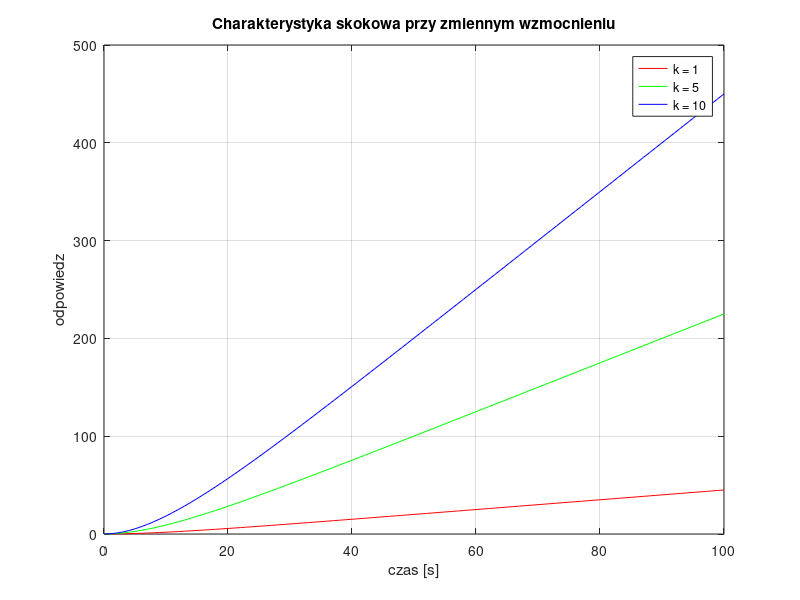
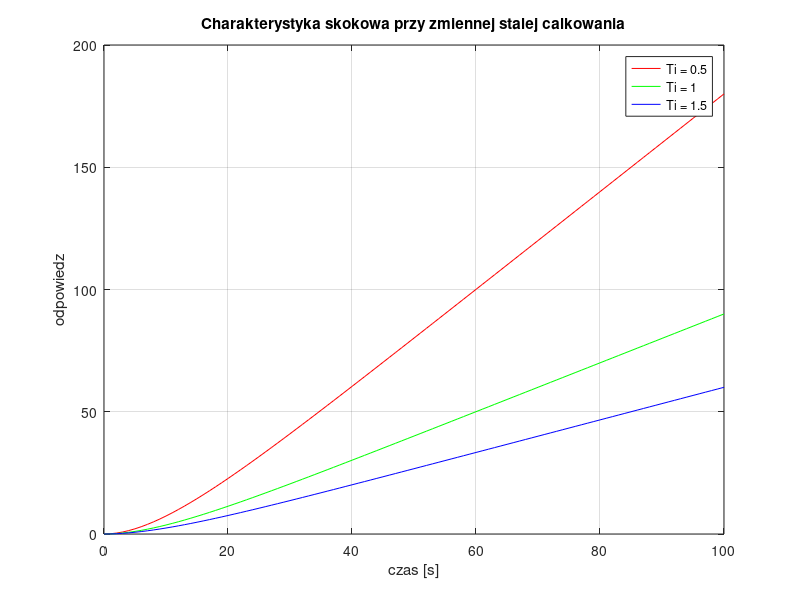
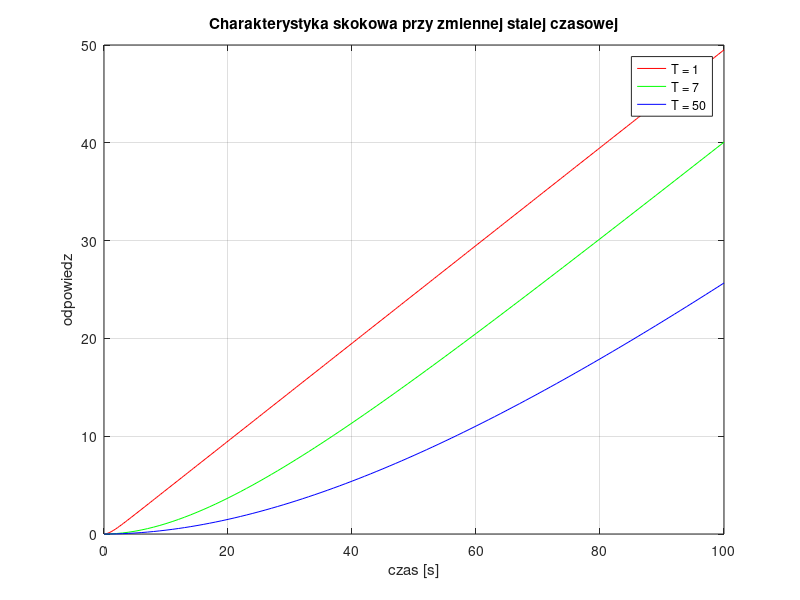
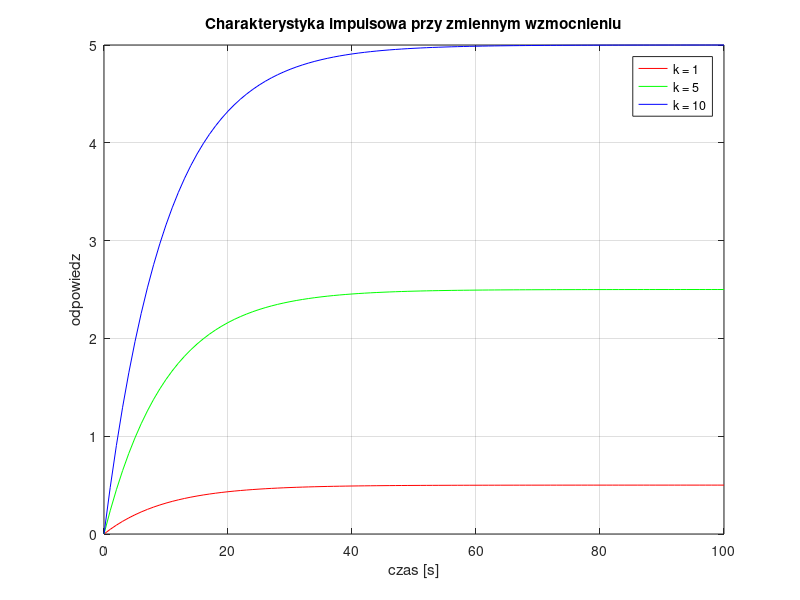

Source code (MATLAB) for these figures, in order:
clear all; close all;

% Obiekt calkujacy z inercja I rzedu
% ************************************************************************
% Charakterystyka skokowa
% ************************************************************************
figure(1)
k = 1; T = 10; Ti = 2;
g = tf([k], [T*Ti, Ti, 0] );
[y1 t1] = step(g, 100);

k = 5; T = 10; Ti = 2;
g = tf([k], [T*Ti, Ti, 0] );
[y2 t2] = step(g, 100);

k = 10; T = 10; Ti = 2;
g = tf([k], [T*Ti, Ti, 0] );
[y3 t3] = step(g, 100);

plot(t1, y1, 'r', t2, y2, 'g', t3, y3, 'b')
grid on
title('Charakterystyka skokowa przy zmiennym wzmocnieniu')
xlabel('czas [s]')
ylabel('odpowiedz')
legend('k = 1','k = 5','k = 10')
% ************************************************************************
figure(2)
k = 1; T = 10; Ti = 0.5;
g = tf([k], [T*Ti, Ti, 0] );
[y1 t1] = step(g, 100);

k = 1; T = 10; Ti = 1;
g = tf([k], [T*Ti, Ti, 0] );
[y2 t2] = step(g, 100);

k = 1; T = 10; Ti = 1.5;
g = tf([k], [T*Ti, Ti, 0] );
[y3 t3] = step(g, 100);

plot(t1, y1, 'r', t2, y2, 'g', t3, y3, 'b')
grid on
title('Charakterystyka skokowa przy zmiennej stalej calkowania')
xlabel('czas [s]')
ylabel('odpowiedz')
legend('Ti = 0.5','Ti = 1','Ti = 1.5')
% ************************************************************************
figure(3)
k = 1; T = 1; Ti = 2;
g = tf([k], [T*Ti, Ti, 0] );
[y1 t1] = step(g, 100);

k = 1; T = 20; Ti = 2;
g = tf([k], [T*Ti, Ti, 0] );
[y2 t2] = step(g, 100);

k = 1; T = 60; Ti = 2;
g = tf([k], [T*Ti, Ti, 0] );
[y3 t3] = step(g, 100);

plot(t1, y1, 'r', t2, y2, 'g', t3, y3, 'b')
grid on
title('Charakterystyka skokowa przy zmiennej stalej czasowej')
xlabel('czas [s]')
ylabel('odpowiedz')
legend('T = 1','T = 7','T = 50')
% ************************************************************************
% Charakterystyka impulsowa
% ************************************************************************
figure(4)
k = 1; T = 10; Ti = 2;
g = tf([k], [T*Ti, Ti, 0] );
[y1 t1] = impulse(g, 100);

k = 5; T = 10; Ti = 2;
g = tf([k], [T*Ti, Ti, 0] );
[y2 t2] = impulse(g, 100);

k = 10; T = 10; Ti = 2;
g = tf([k], [T*Ti, Ti, 0] );
[y3 t3] = impulse(g, 100);

plot(t1, y1, 'r', t2, y2, 'g', t3, y3, 'b')
grid on
title('Charakterystyka impulsowa przy zmiennym wzmocnieniu')
xlabel('czas [s]')
ylabel('odpowiedz')
legend('k = 1','k = 5','k = 10')
% ************************************************************************
figure(5)
k = 1; T = 10; Ti = 0.5;
g = tf([k], [T*Ti, Ti, 0] );
[y1 t1] = impulse(g, 100);

k = 1; T = 10; Ti = 1;
g = tf([k], [T*Ti, Ti, 0] );
[y2 t2] = impulse(g, 100);

k = 1; T = 10; Ti = 1.5;
g = tf([k], [T*Ti, Ti, 0] );
[y3 t3] = impulse(g, 100);

plot(t1, y1, 'r', t2, y2, 'g', t3, y3, 'b')
grid on
title('Charakterystyka impulsowa przy zmiennej stalej calkowania')
xlabel('czas [s]')
ylabel('odpowiedz')
legend('Ti = 0.5','Ti = 1','Ti = 1.5')
% ************************************************************************
figure(6)
k = 1; T = 1; Ti = 2;
g = tf([k], [T*Ti, Ti, 0] );
[y1 t1] = impulse(g, 100);

k = 1; T = 7; Ti = 2;
g = tf([k], [T*Ti, Ti, 0] );
[y2 t2] = impulse(g, 100);

k = 1; T = 20; Ti = 2;
g = tf([k], [T*Ti, Ti, 0] );
[y3 t3] = impulse(g, 100);

plot(t1, y1, 'r', t2, y2, 'g', t3, y3, 'b')
grid on
title('Charakterystyka impulsowa przy zmiennej stalej czasowej')
xlabel('czas [s]')
ylabel('odpowiedz')
legend('T = 5','T = 15','T = 30')
